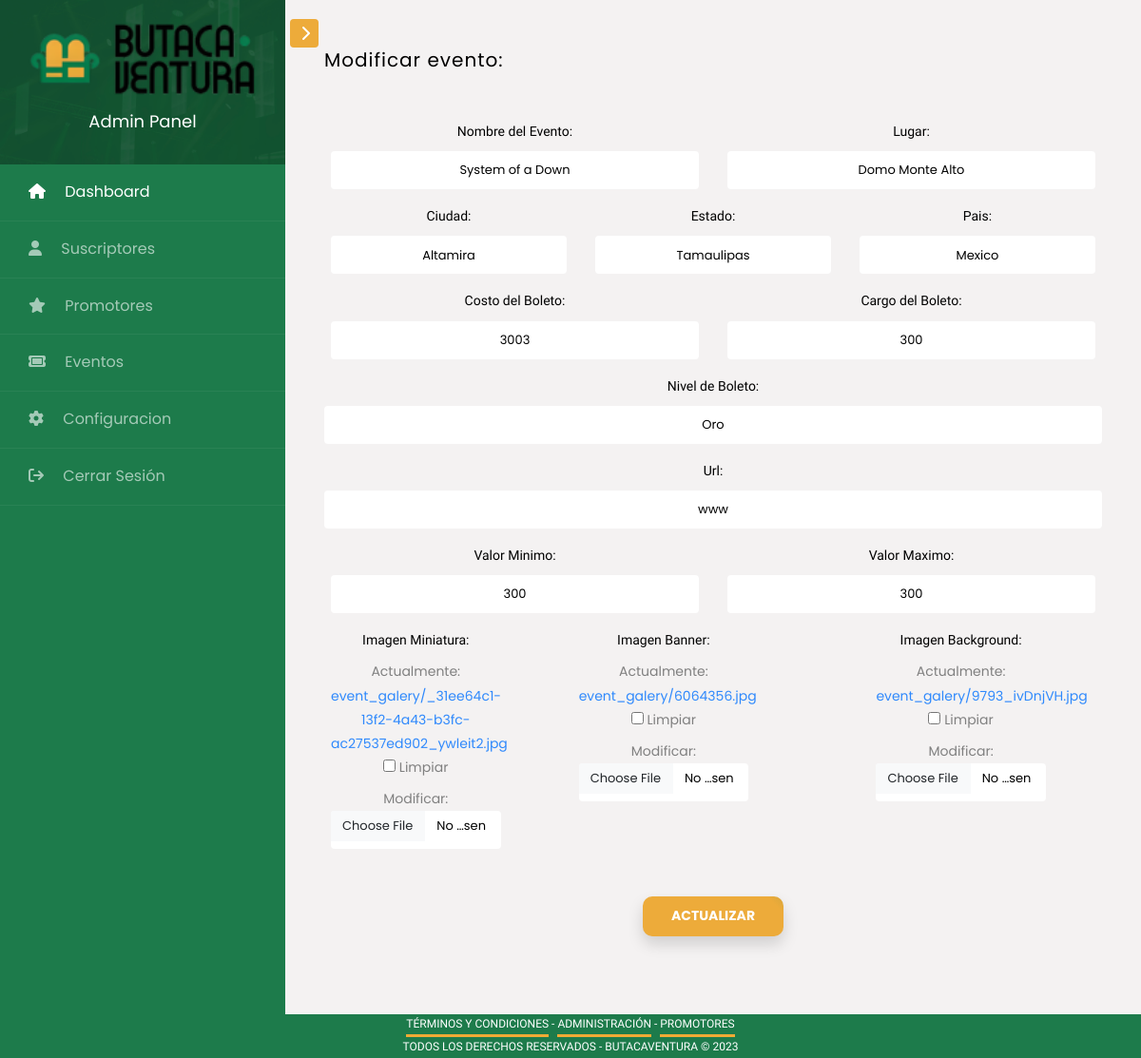
/event_update_promoter/8358faa4/ (signed in), run on the app's committed database.
### butaca/models.py (models this page shows, shortened)
class Event(models.Model):
    event_id = models.CharField(max_length=20, primary_key=True, unique=True)
    min_img = models.ImageField(default='', upload_to='event_galery', blank=True)
    bann_img = models.ImageField(default='', upload_to='event_galery', blank=True)
    bck_img = models.ImageField(default='', upload_to='event_galery', blank=True, null=True)
    name = models.CharField(max_length=50)
    date = models.DateField(auto_now=False, auto_now_add=False, null=True)
    location = models.CharField(max_length=50)
    state = models.ForeignKey(State, on_delete=models.CASCADE, null=True)
    city = models.ForeignKey(City, on_delete=models.CASCADE, null=True)
    country = models.ForeignKey(Country, on_delete=models.CASCADE, null=True)
    ticket_price = models.CharField(max_length=50, null=True)
    ticket_charge = models.CharField(max_length=50, null=True)
    ticket_level = models.CharField(max_length=50, null=True)
    url = models.CharField(max_length=50, null=True)
    min_price = models.CharField(max_length=50, null=True)
    max_price = models.CharField(max_length=50, null=True)
    active = models.BooleanField(default=False)
    promoter = models.ForeignKey(settings.AUTH_USER_MODEL, on_delete=models.CASCADE, related_name='promoter', null=True, blank=True)

### butaca/views.py (the view)
# urls.py: path('event_update_promoter/<str:event_id>/', EventUpdatePromoterview.as_view(), name='event_update_promoter'),
class EventUpdatePromoterview(LoginRequiredMixin, UpdateView):
    model = Event
    fields = ['name', 'location', 'ticket_price', 'active', 'min_img',
                    'bann_img', 'state', 'city', 'country',  'ticket_charge', 'url', 'min_price',
                    'max_price', 'ticket_level', 'bck_img']
    template_name = "butaca/event_update_promoter.html"
    success_url = reverse_lazy('event_list')
    def get_object(self, queryset=None):
        event_id = self.kwargs['event_id']
        obj = Event.objects.get(event_id=event_id)
        return obj

### users/models.py (called while the page is built)
    def __str__(self):
        return self.name

    def __str__(self):
        return self.name

    def __str__(self):
        return self.name

### butaca/templates/butaca/event_update_promoter.html (shortened to what this page needs)
{% extends 'base_dashboard.html' %}
{% block content %}
<form method='POST' class="row g-3" enctype="multipart/form-data">
    {% load widget_tweaks %}
    <h5 class="fw-normal mb-3 pb-3" style="letter-spacing: 1px;">Modificar evento:</h5>
    <div class="col-md-6 text-center">
        <label  class="form-label formfontblk">Nombre del Evento:</label>
        {{ form.name|add_class:"form-control text-center shadow"}}
      </div>
    <div class="col-md-6 text-center">
        <label  class="form-label formfontblk">Lugar:</label>
        {{ form.location|add_class:"form-control text-center shadow"}}
    </div>
    <div class="col-md-4 text-center">
        <label  class="form-label formfontblk">Ciudad:</label>
        {{ form.city|add_class:"form-control text-center shadow"}}
    </div>
    <div class="col-md-4 text-center">
        <label  class="form-label formfontblk">Estado:</label>
        {{ form.state|add_class:"form-control text-center shadow"}}
    </div>
    <div class="col-md-4 text-center">
        <label  class="form-label formfontblk">Pais:</label>
        {{ form.country|add_class:"form-control text-center shadow"}}
    </div>
    <div class="col-md-6 text-center">
        <label  class="form-label formfontblk">Costo del Boleto:</label>
        {{ form.ticket_price|add_class:"form-control text-center shadow"}}
    </div>
    <div class="col-md-6 text-center">
        <label  class="form-label formfontblk">Cargo del Boleto:</label>
        {{ form.ticket_charge|add_class:"form-control text-center shadow"}}
    </div>
    <div class="text-center">
        <label  class="form-label formfontblk">Nivel de Boleto:</label>
        {{ form.ticket_level|add_class:"form-control text-center shadow"}}
    </div>
    <div class="text-center">
        <label  class="form-label formfontblk">Url:</label>
        {{ form.url|add_class:"form-control text-center shadow"}}
    </div>
    <div class="col-md-6 text-center">
        <label  class="form-label formfontblk">Valor Minimo:</label>
        {{ form.min_price|add_class:"form-control text-center shadow"}}
    </div>
    <div class="col-md-6 text-center">
        <label  class="form-label formfontblk">Valor Maximo:</label>
        {{ form.max_price|add_class:"form-control text-center shadow"}}
    </div>
    <div class="col-md-3 text-center">
        <label  class="form-label formfontblk">Imagen Miniatura:</label>
        {{ form.min_img|add_class:"form-control text-center shadow"}}
    </div>
    <div class="col-md-3 mx-auto text-center">
        <label  class="form-label formfontblk">Imagen Banner:</label>
        {{ form.bann_img|add_class:"form-control text-center shadow"}}
    </div>
    <div class="col-md-3 mx-auto text-center">
        <label  class="form-label formfontblk">Imagen Background:</label>
        {{ form.bck_img|add_class:"form-control text-center shadow"}}
    </div>
    <div class="col-12 text-center p-4">
        <button type="submit" class="button-87 shadow mx-auto" role="button">Actualizar</button>
      </div>
</form>
{% endblock content %}

### static/css/main.css (style rules this page uses)
.button-87 { margin: 10px; padding: 8px 30px; text-align: center; text-transform: uppercase; transition: 0.5s; background-size: 200% auto; color: #ffffff; border-radius: 10px; display: block; border: 0px; font-weight: 700; box-shadow: 0px 0px 14px -7px #EDAB3A; background-image: linear-gradient(45deg, #EDAB3A 0%, #EDAB3A 51%, #1D7B4B 100%); cursor: pointer; user-select: none; -webkit-user-select: none; touch-action: manipulation; }
.formfontblk { color: black; font-family: 'Comfortaa', sans-serif; }

### data on the page
Event: name "System of a Down", location "Domo Monte Alto", city "Altamira", state "Tamaulipas", country "Mexico", ticket_price "3003", ticket_charge "300", ticket_level "Oro", url "www", min_price "300", max_price "300"
